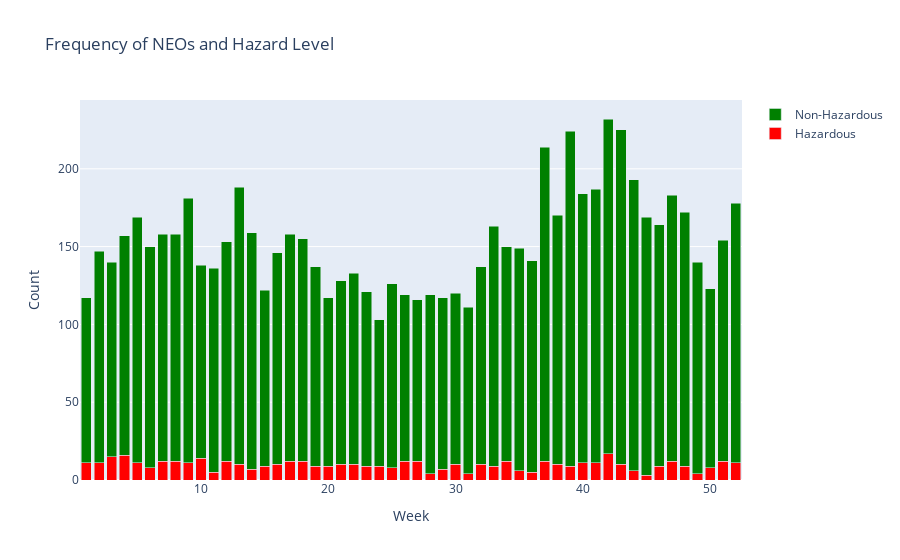

The code cell stored with this chart in its notebook:
### Markdown cell above
This plot is using the same data as the above 2D histogram, with one important exception: we have used a logarithmic function to emphasize the data, resulting in more color, making it easier to see “medium range” data. This makes it a little easier to analyse the data

### Code cell
## Doing a bar chart of the NEOs, not very informative i think.

import plotly.graph_objects as go

# Convert the 'date' column to datetime format
df['date'] = pd.to_datetime(df['date'])

# Calculate the count of NEOs per week
weekly_counts = df['date'].dt.isocalendar().week.value_counts().sort_index()

# Calculate the count of hazardous and non-hazardous NEOs per week
hazardous_counts = df[df['hazardous']].groupby(df['date'].dt.isocalendar().week).size().sort_index()
non_hazardous_counts = df[~df['hazardous']].groupby(df['date'].dt.isocalendar().week).size().sort_index()

# Create the bar chart for the count of NEOs per week
fig = go.Figure()
#fig.add_trace(go.Bar(
    #x=weekly_counts.index,
    #y=weekly_counts.values,
    #name='NEOs',
    #marker_color='lightblue',
#))

# Create the stacked bar chart for the count of hazardous and non-hazardous NEOs per week
fig.add_trace(go.Bar(
    x=hazardous_counts.index,
    y=hazardous_counts.values,
    name='Hazardous',
    marker_color='red',
))
fig.add_trace(go.Bar(
    x=non_hazardous_counts.index,
    y=non_hazardous_counts.values,
    name='Non-Hazardous',
    marker_color='green',
))

# Customize the layout of the combination plot
fig.update_layout(
    title='Frequency of NEOs and Hazard Level',
    xaxis_title='Week',
    yaxis_title='Count',
    barmode='stack',
)

fig.show()

### Figure 1 — Plotly figure (JSON) as saved in the notebook; plotly's stock layout.template omitted (floating-point values rounded to 4 significant figures)
{"data": [{"marker": {"color": "red"}, "name": "Hazardous", "type": "bar", "x": [1, 2, 3, 4, 5, 6, 7, 8, 9, 10, 11, 12, 13, 14, 15, 16, 17, 18, 19, 20, 21, 22, 23, 24, 25, 26, 27, 28, 29, 30, 31, 32, 33, 34, 35, 36, 37, 38, 39, 40, 41, 42, 43, 44, 45, 46, 47, 48, 49, 50, 51, 52], "y": [11, 11, 15, 16, 11, 8, 12, 12, 11, 14, 5, 12, 10, 7, 9, 10, 12, 12, 9, 9, 10, 10, 9, 9, 8, 12, 12, 4, 7, 10, 4, 10, 9, 12, 6, 5, 12, 10, 9, 11, 11, 17, 10, 6, 3, 9, 12, 9, 4, 8, 12, 11]}, {"marker": {"color": "green"}, "name": "Non-Hazardous", "type": "bar", "x": [1, 2, 3, 4, 5, 6, 7, 8, 9, 10, 11, 12, 13, 14, 15, 16, 17, 18, 19, 20, 21, 22, 23, 24, 25, 26, 27, 28, 29, 30, 31, 32, 33, 34, 35, 36, 37, 38, 39, 40, 41, 42, 43, 44, 45, 46, 47, 48, 49, 50, 51, 52], "y": [106, 136, 125, 141, 158, 142, 146, 146, 170, 124, 131, 141, 178, 152, 113, 136, 146, 143, 128, 108, 118, 123, 112, 94, 118, 107, 104, 115, 110, 110, 107, 127, 154, 138, 143, 136, 202, 160, 215, 173, 176, 215, 215, 187, 166, 155, 171, 163, 136, 115, 142, 167]}], "layout": {"barmode": "stack", "title": {"text": "Frequency of NEOs and Hazard Level"}, "xaxis": {"title": {"text": "Week"}}, "yaxis": {"title": {"text": "Count"}}}}
